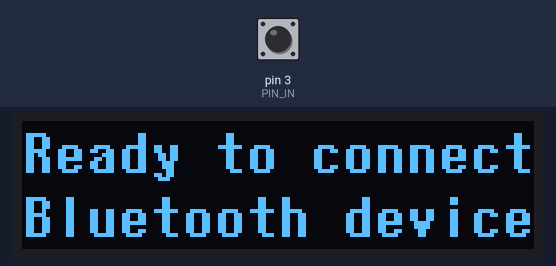
Bench run of a sketch on a simulated Arduino Uno, built with avr-gcc and run on an emulated ATmega328P. On the bench: 128×32 one-colour display. The test bench sets the inputs (shaded band); at power-on: pin 3 (PIN_IN) HIGH. Nothing arrives over Bluetooth unless stated; a phone connects over Bluetooth LE 3 s after start.

Above: at 0.4 s.
At 3.6 s:
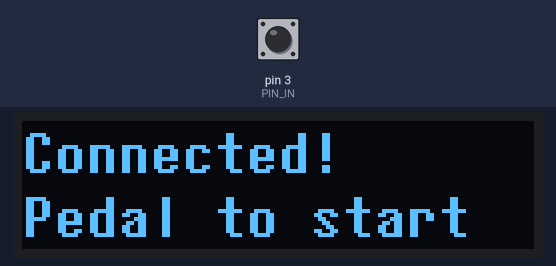
3.7 s: pin 3 (PIN_IN) pulsed LOW 2 times (0.12 s each, 0.3 s apart)
At 5.4 s:
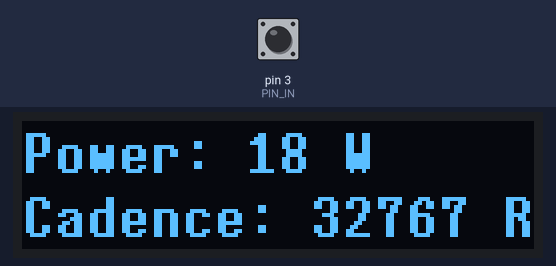
5.8 s: pin 3 (PIN_IN) pulled LOW for 0.15 s
At 6.06 s:
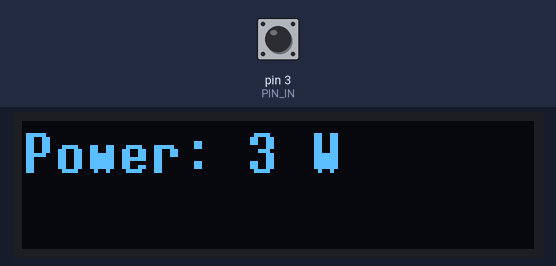
Timing chart, 0 to 8.8 s (numbered marks = the images above; inputs shaded):
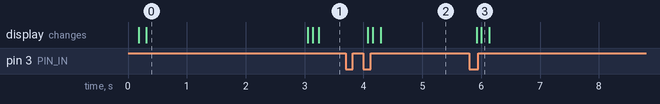

The sketch:

ble-schwinn-ad6.ino
```cpp
#include <ArduinoBLE.h>
#include <Arduino.h>
#include <U8x8lib.h>

// Display stuff
#ifdef U8X8_HAVE_HW_I2C
#include <Wire.h>
#endif

U8X8_SSD1306_128X32_UNIVISION_HW_I2C u8x8(/* reset=*/ U8X8_PIN_NONE);   // Adafruit ESP8266/32u4/ARM Boards + FeatherWing OLED

#define SCREEN_WIDTH 128 // OLED display width, in pixels
#define SCREEN_HEIGHT 32 // OLED display height, in pixels

#define OLED_RESET     -1 // Reset pin # (or -1 if sharing Arduino reset pin)
#define SCREEN_ADDRESS 0x3C ///< See datasheet for Address; 0x3D for 128x64, 0x3C for 128x32

//BLE stuff
#define MS_1024_SCALING_FACTOR 0.977
#define CPF_WHEEL_REVOLUTION_DATA_SUPPORTED ((uint32_t) 1 << 2)
#define CPF_CRANK_REVOLUTION_DATA_SUPPORTED ((uint32_t) 1 << 3)

#define CPM_WHEEL_REV_DATA_PRESENT ((uint16_t)1 << 4)
#define CPM_CRANK_REV_DATA_PRESENT ((uint16_t) 1 << 5)

#define RPM_PWR_LUT_LEN 13

#define POWER_FEATURE_CHAR_LEN 4      // 4 bytes = 32 bits
#define POWER_MEASUREMENT_CHAR_LEN 8 // 2-flags, 2-pwr, 2-crank revs, 2-crank time

#define CSC_FEATURE_CHAR_LEN 2
#define CSC_MEASUREMENT_CHAR_LEN 11  // 1 for flags, 4 for wheel revs, 2 for wheel event time, 2 for crank revs, 2 for crank event time

#define PIN_IN 3
#define DEBOUNCE_TIME 5


const uint32_t cpFeatureValue = CPF_CRANK_REVOLUTION_DATA_SUPPORTED;

const unsigned char sensorLocation = 4;  //front wheel

const uint16_t cpMeasurementFlags = CPM_CRANK_REV_DATA_PRESENT;

unsigned long startTime = 0;
uint32_t revsCount = 0;
uint16_t crankCount = 0;
uint16_t crankTime = 0;
uint16_t lastCrankTime = 0;
int16_t instantaneousPower = 0;
bool shouldUpdate = false;
uint8_t cpValue[POWER_MEASUREMENT_CHAR_LEN];

//Spec: https://www.bluetooth.com/specifications/specs/cycling-power-service-1-1/
BLEService bikePowerService("1818");  //cycling power service
BLECharacteristic cyclingPowerFeatureChar("2A65", BLERead, POWER_FEATURE_CHAR_LEN);
BLECharacteristic cyclingPowerMeasurementChar("2A63", BLENotify, POWER_MEASUREMENT_CHAR_LEN);

//dependency shared by both CP and CSC specs
BLEUnsignedCharCharacteristic cyclingSensorLocationChar("2A5D", BLERead);

// BLEUnsignedCharCharacteristic cyclingSCControlPointChar("2A55", BLERead); needed for speed on Garmin - fuck speed actually!

uint16_t rpm2kph(uint16_t rpm){
  //speed is approximately half of cadence - see https://ergarcade.com/articles/airbike-rpm-speed-power.html
  return rpm >> 1;
}

//https://ergarcade.com/articles/airbike-rpm-speed-power.html
int16_t rpm2watts(uint16_t rpm) {
  // const uint16_t rpms[RPM_PWR_LUT_LEN] =   { 30, 35, 40, 45, 50, 55, 60, 65, 70, 75, 80, 85, 90, 95, 100 }
  // const uint16_t watts[RPM_PWR_LUT_LEN] =  { 35,64,107,136,170,209,255,308,368,436,512,597,691 }
  int16_t power = 0;
  if (rpm < 30) {
    power = rpm;  //approximately directly linear in first region (based on x,y = 0,0 ; 30,35)
  } else if (rpm < 60) {
    power = (rpm << 2) - 85;  // y= 4x-85
  } else if (rpm < 80) {
    power = (rpm << 3) - 310;  //y= 8x -310
  } else {
    power = (rpm << 4) - 928; //y = 16x - 928
  }
  return power;
}

int16_t wheelspin2watts( uint16_t wheelPeriod ) {
  uint16_t crankFreq = 5581 / wheelPeriod; // 5581 is conversion from ms to min (60000) * gear ratio factor (4/43)
  return rpm2watts(crankFreq);
}

void testISR() {
  char loopstr[64];
  sprintf(loopstr, "Millis: %d", millis());
  u8x8.clearDisplay();
  u8x8.drawString(0,0,"ISR Occurred");
  u8x8.drawString(0,2,loopstr);
}

void readDataISR() {
  unsigned long stopTime = millis();

  if (startTime == 0) {  //first run
    startTime = stopTime;
    return;
  }
  else if (startTime > stopTime) { //overflow occurred - reset state and continue
    crankCount = 0;
    crankTime = 0;
    lastCrankTime = 0;
    revsCount = 0;
    startTime = stopTime;
    return;
  }

  uint16_t delta = stopTime - startTime;

  if (delta <= DEBOUNCE_TIME) {  //false positive, disregard
    return;
  }

  revsCount++;
  instantaneousPower = wheelspin2watts( delta );

  // handle crank cadence
  uint8_t cycle = revsCount % 43;

  if (cycle == 0) {  //last rev
    lastCrankTime = crankTime;
    crankTime = stopTime;
    crankCount++;
  } else if (cycle % 11 == 0) {
    uint16_t r = cycle / 11;
    uint16_t crankDelta = r * (delta >> 2) * 43 - (cycle - 1) * delta;
    lastCrankTime = crankTime;
    crankTime = startTime + crankDelta;
    crankCount++;
  }
  //set state variables
  startTime = stopTime;

  //update BLE
  uint16_t crankTimeValue = lastCrankTime * MS_1024_SCALING_FACTOR;
  cpValue[0] = (uint8_t) ( ( cpMeasurementFlags ) & 0xFF);
  cpValue[1] = (uint8_t) ( ( cpMeasurementFlags >> 8 ) & 0xFF);
  cpValue[2] = (uint8_t) ( ( instantaneousPower ) & 0xFF);
  cpValue[3] = (uint8_t) ( ( instantaneousPower >> 8 ) & 0xFF);
  cpValue[4] = (uint8_t) ( ( crankCount ) & 0xFF);
  cpValue[5] = (uint8_t) ( ( crankCount >> 8 ) & 0xFF);
  cpValue[6] = (uint8_t) ( ( crankTimeValue ) & 0xFF);
  cpValue[7] = (uint8_t) ( ( crankTimeValue ) >> 8 & 0xFF);
  // uint8_t cpValue[POWER_MEASUREMENT_CHAR_LEN] = {
  //   (uint8_t) ( ( cpMeasurementFlags ) & 0xFF),
  //   (uint8_t) ( ( cpMeasurementFlags >> 8 ) & 0xFF),
  //   (uint8_t) ( ( instantaneousPower ) & 0xFF),
  //   (uint8_t) ( ( instantaneousPower >> 8 ) & 0xFF),
  //   (uint8_t) ( ( crankCount ) & 0xFF),
  //   (uint8_t) ( ( crankCount >> 8 ) & 0xFF),
  //   (uint8_t) ( ( crankTimeValue ) & 0xFF),
  //   (uint8_t) ( ( crankTimeValue ) >> 8 & 0xFF),
  // };
  // cyclingPowerMeasurementChar.writeValue(cpValue, POWER_MEASUREMENT_CHAR_LEN, true);
  shouldUpdate = true;
}

void setup() {
  // put your setup code here, to run once:
  u8x8.begin();
  u8x8.setPowerSave(0);
  u8x8.setFlipMode(1);
  u8x8.setFont(u8x8_font_7x14B_1x2_f );

  // begin initialization
  if (!BLE.begin()) {
    u8x8.clearDisplay();
    u8x8.drawString(0,0,"BLE error:");
    u8x8.drawString(0,2,"Can't start");
    while (1);
  }

  /* Set a local name for the Bluetooth® Low Energy device
     This name will appear in advertising packets
     and can be used by remote devices to identify this Bluetooth® Low Energy device
     The name can be changed but maybe be truncated based on space left in advertisement packet
  */
  BLE.setLocalName("AirBike 2AC6");

  BLE.setAdvertisedService(bikePowerService);  // add the service UUID

  bikePowerService.addCharacteristic(cyclingPowerFeatureChar);
  bikePowerService.addCharacteristic(cyclingPowerMeasurementChar);
  bikePowerService.addCharacteristic(cyclingSensorLocationChar);
  BLE.addService(bikePowerService);

  cyclingPowerFeatureChar.writeValue(cpFeatureValue);
  cyclingSensorLocationChar.writeValue(sensorLocation);

  // start advertising
  BLE.advertise();

  u8x8.clearDisplay();
  u8x8.drawString(0,0,"Ready to connect");
  u8x8.drawString(0,2,"Bluetooth device");

  // start taking measurements & updating BLE char values:
  pinMode(PIN_IN, INPUT_PULLUP);
  attachInterrupt(digitalPinToInterrupt(PIN_IN), readDataISR, FALLING);
}

void loop() {
  // wait for a Bluetooth® Low Energy central
  BLEDevice central = BLE.central();

  // if a central is connected to the peripheral:
  if (central) {
      u8x8.clearDisplay();
      u8x8.drawString(0,0,"Connected!");
      u8x8.drawString(0,2,"Pedal to start");
      delay(500);

    while (central.connected()) {
      if (shouldUpdate) {
        u8x8.clearDisplay();
        char loopstr[64];
        static uint16_t lastCadence = 0;
        uint16_t cadence = 60000/(crankTime - lastCrankTime);
        uint16_t avgCadence = (lastCadence + cadence) >> 1; //smooth out any craziness a little
        lastCadence = cadence;
        sprintf(loopstr, "Power: %d W", instantaneousPower);
        u8x8.drawString(0,0,loopstr);
        sprintf(loopstr, "Cadence: %d RPM", avgCadence);
        u8x8.drawString(0,2,loopstr);
        cyclingPowerMeasurementChar.writeValue(cpValue, POWER_MEASUREMENT_CHAR_LEN, true);
        shouldUpdate = false;
      }
      delay(100);
    }
    // when the central disconnects, turn off the LED:
      u8x8.clearDisplay();
      u8x8.drawString(0,0,"Device");
      u8x8.drawString(0,2,"disconnected");
  }
}
```

Measured:
- after the input at 3.7 s, the display: first changes after 0.37 s (image 2 shows a later state)
- after the input at 5.8 s, the display: first changes after 0.12 s (image 3 shows a later state)
- what the display in image 0 shows lasts 2.8 s, from 0.3 s to 3.1 s
